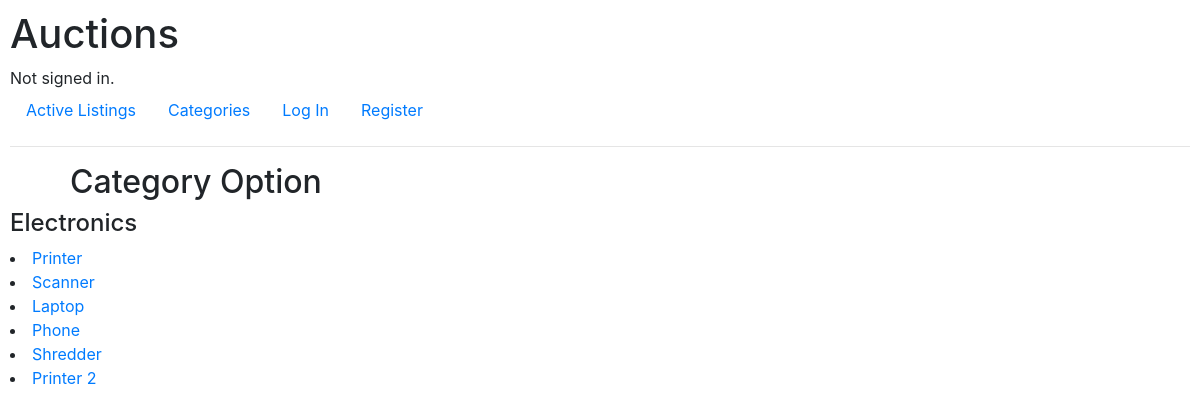
The page /Electronics/option on the database its author committed.
### auctions/models.py (models this page shows, shortened)
class Listing(models.Model):
    CATEGORY_CHOICES = [
        ('elec', 'Electronics'),
        ('ktc', 'Kitchen Appliances'),
        ('clt', 'Clothing'),
        ('fur', 'Furniture')
    ]
    title = models.CharField(max_length=64)
    description = models.TextField()
    starting_bid = models.DecimalField(max_digits=10, decimal_places=2)
    posting_date = models.DateTimeField(auto_now_add=True)
    category = models.CharField(max_length=32, choices=CATEGORY_CHOICES)
    image  = models.ImageField(null=True, blank=True, upload_to="images/")
    closed = models.BooleanField(default=False)
    user = models.ForeignKey(User, on_delete=models.CASCADE, related_name="listing")

### auctions/views.py (the view)
# urls.py: path("<str:option>/option", views.option, name="option"),
def option(request, option):
    for i, possibility in enumerate(Listing.CATEGORY_CHOICES):
        if possibility[1] == option:
            selected = Listing.objects.filter(category=possibility[0])
            return render(request, "auctions/option.html", {
                "selected":selected,
                "option": option
        })

### auctions/templates/auctions/option.html
{% extends "auctions/layout.html" %}
{% block body %}
    <h2>Category Option</h2>
    <h4> {{ option }}</h4>
    {% if selected %}
        {% for option in selected %}
            <li> <a href="{% url 'listing' option.id %}">{{ option.title }}</a> </li>
        {% endfor %}
    {% else %}
        <p> No items in Category</p>
    {% endif %}
{% endblock %}

### auctions/static/auctions/styles.css (style rules this page uses)
body { padding: 10px; }
h2 { margin-left: 60px; }

### rows shown on the page
Listing: title "Printer"
Listing: title "Scanner"
Listing: title "Laptop"
Listing: title "Phone"
Listing: title "Shredder"
Listing: title "Printer 2"

### other values the page prints
{{ option }} "Electronics"
